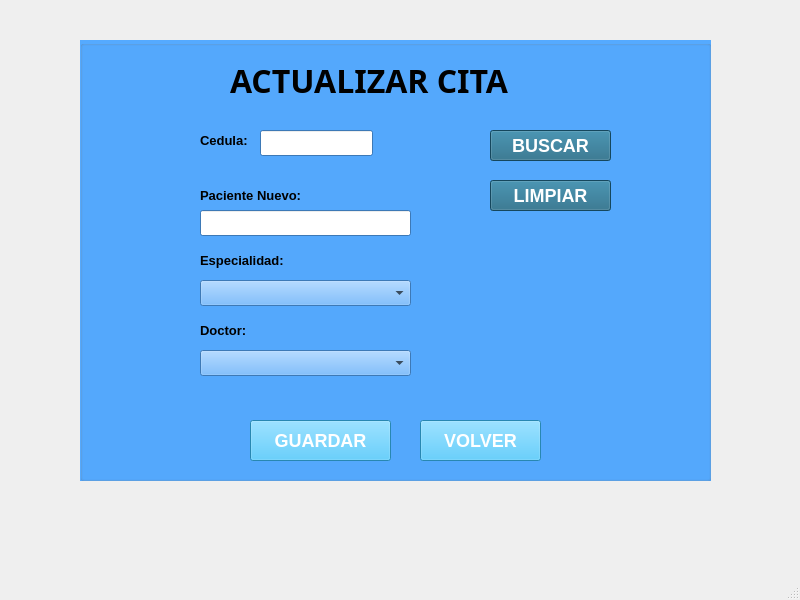
<?xml version="1.0" encoding="UTF-8"?>
<ui version="4.0">
 <class>Actualizar</class>
 <widget class="QMainWindow" name="Actualizar">
  <property name="geometry">
   <rect>
    <x>0</x>
    <y>0</y>
    <width>800</width>
    <height>600</height>
   </rect>
  </property>
  <property name="windowTitle">
   <string>MainWindow</string>
  </property>
  <widget class="QWidget" name="centralwidget">
   <widget class="QGroupBox" name="groupBox">
    <property name="geometry">
     <rect>
      <x>80</x>
      <y>40</y>
      <width>631</width>
      <height>441</height>
     </rect>
    </property>
    <property name="palette">
     <palette>
      <active>
       <colorrole role="WindowText">
        <brush brushstyle="SolidPattern">
         <color alpha="255">
          <red>0</red>
          <green>0</green>
          <blue>0</blue>
         </color>
        </brush>
       </colorrole>
       <colorrole role="Button">
        <brush brushstyle="SolidPattern">
         <color alpha="255">
          <red>85</red>
          <green>170</green>
          <blue>255</blue>
         </color>
        </brush>
       </colorrole>
       <colorrole role="Light">
        <brush brushstyle="SolidPattern">
         <color alpha="255">
          <red>212</red>
          <green>234</green>
          <blue>255</blue>
         </color>
        </brush>
       </colorrole>
       <colorrole role="Midlight">
        <brush brushstyle="SolidPattern">
         <color alpha="255">
          <red>148</red>
          <green>202</green>
          <blue>255</blue>
         </color>
        </brush>
       </colorrole>
       <colorrole role="Dark">
        <brush brushstyle="SolidPattern">
         <color alpha="255">
          <red>42</red>
          <green>85</green>
          <blue>127</blue>
         </color>
        </brush>
       </colorrole>
       <colorrole role="Mid">
        <brush brushstyle="SolidPattern">
         <color alpha="255">
          <red>57</red>
          <green>113</green>
          <blue>170</blue>
         </color>
        </brush>
       </colorrole>
       <colorrole role="Text">
        <brush brushstyle="SolidPattern">
         <color alpha="255">
          <red>0</red>
          <green>0</green>
          <blue>0</blue>
         </color>
        </brush>
       </colorrole>
       <colorrole role="BrightText">
        <brush brushstyle="SolidPattern">
         <color alpha="255">
          <red>255</red>
          <green>255</green>
          <blue>255</blue>
         </color>
        </brush>
       </colorrole>
       <colorrole role="ButtonText">
        <brush brushstyle="SolidPattern">
         <color alpha="255">
          <red>0</red>
          <green>0</green>
          <blue>0</blue>
         </color>
        </brush>
       </colorrole>
       <colorrole role="Base">
        <brush brushstyle="SolidPattern">
         <color alpha="255">
          <red>255</red>
          <green>255</green>
          <blue>255</blue>
         </color>
        </brush>
       </colorrole>
       <colorrole role="Window">
        <brush brushstyle="SolidPattern">
         <color alpha="255">
          <red>85</red>
          <green>170</green>
          <blue>255</blue>
         </color>
        </brush>
       </colorrole>
       <colorrole role="Shadow">
        <brush brushstyle="SolidPattern">
         <color alpha="255">
          <red>0</red>
          <green>0</green>
          <blue>0</blue>
         </color>
        </brush>
       </colorrole>
       <colorrole role="AlternateBase">
        <brush brushstyle="SolidPattern">
         <color alpha="255">
          <red>170</red>
          <green>212</green>
          <blue>255</blue>
         </color>
        </brush>
       </colorrole>
       <colorrole role="ToolTipBase">
        <brush brushstyle="SolidPattern">
         <color alpha="255">
          <red>255</red>
          <green>255</green>
          <blue>220</blue>
         </color>
        </brush>
       </colorrole>
       <colorrole role="ToolTipText">
        <brush brushstyle="SolidPattern">
         <color alpha="255">
          <red>0</red>
          <green>0</green>
          <blue>0</blue>
         </color>
        </brush>
       </colorrole>
       <colorrole role="PlaceholderText">
        <brush brushstyle="SolidPattern">
         <color alpha="127">
          <red>0</red>
          <green>0</green>
          <blue>0</blue>
         </color>
        </brush>
       </colorrole>
       <colorrole role="Accent">
        <brush brushstyle="SolidPattern">
         <color alpha="255">
          <red>255</red>
          <green>255</green>
          <blue>255</blue>
         </color>
        </brush>
       </colorrole>
      </active>
      <inactive>
       <colorrole role="WindowText">
        <brush brushstyle="SolidPattern">
         <color alpha="255">
          <red>0</red>
          <green>0</green>
          <blue>0</blue>
         </color>
        </brush>
       </colorrole>
       <colorrole role="Button">
        <brush brushstyle="SolidPattern">
         <color alpha="255">
          <red>85</red>
          <green>170</green>
          <blue>255</blue>
         </color>
        </brush>
       </colorrole>
       <colorrole role="Light">
        <brush brushstyle="SolidPattern">
         <color alpha="255">
          <red>212</red>
          <green>234</green>
          <blue>255</blue>
         </color>
        </brush>
       </colorrole>
       <colorrole role="Midlight">
        <brush brushstyle="SolidPattern">
         <color alpha="255">
          <red>148</red>
          <green>202</green>
          <blue>255</blue>
         </color>
        </brush>
       </colorrole>
       <colorrole role="Dark">
        <brush brushstyle="SolidPattern">
         <color alpha="255">
          <red>42</red>
          <green>85</green>
          <blue>127</blue>
         </color>
        </brush>
       </colorrole>
       <colorrole role="Mid">
        <brush brushstyle="SolidPattern">
         <color alpha="255">
          <red>57</red>
          <green>113</green>
          <blue>170</blue>
         </color>
        </brush>
       </colorrole>
       <colorrole role="Text">
        <brush brushstyle="SolidPattern">
         <color alpha="255">
          <red>0</red>
          <green>0</green>
          <blue>0</blue>
         </color>
        </brush>
       </colorrole>
       <colorrole role="BrightText">
        <brush brushstyle="SolidPattern">
         <color alpha="255">
          <red>255</red>
          <green>255</green>
          <blue>255</blue>
         </color>
        </brush>
       </colorrole>
       <colorrole role="ButtonText">
        <brush brushstyle="SolidPattern">
         <color alpha="255">
          <red>0</red>
          <green>0</green>
          <blue>0</blue>
         </color>
        </brush>
       </colorrole>
       <colorrole role="Base">
        <brush brushstyle="SolidPattern">
         <color alpha="255">
          <red>255</red>
          <green>255</green>
          <blue>255</blue>
         </color>
        </brush>
       </colorrole>
       <colorrole role="Window">
        <brush brushstyle="SolidPattern">
         <color alpha="255">
          <red>85</red>
          <green>170</green>
          <blue>255</blue>
         </color>
        </brush>
       </colorrole>
       <colorrole role="Shadow">
        <brush brushstyle="SolidPattern">
         <color alpha="255">
          <red>0</red>
          <green>0</green>
          <blue>0</blue>
         </color>
        </brush>
       </colorrole>
       <colorrole role="AlternateBase">
        <brush brushstyle="SolidPattern">
         <color alpha="255">
          <red>170</red>
          <green>212</green>
          <blue>255</blue>
         </color>
        </brush>
       </colorrole>
       <colorrole role="ToolTipBase">
        <brush brushstyle="SolidPattern">
         <color alpha="255">
          <red>255</red>
          <green>255</green>
          <blue>220</blue>
         </color>
        </brush>
       </colorrole>
       <colorrole role="ToolTipText">
        <brush brushstyle="SolidPattern">
         <color alpha="255">
          <red>0</red>
          <green>0</green>
          <blue>0</blue>
         </color>
        </brush>
       </colorrole>
       <colorrole role="PlaceholderText">
        <brush brushstyle="SolidPattern">
         <color alpha="127">
          <red>0</red>
          <green>0</green>
          <blue>0</blue>
         </color>
        </brush>
       </colorrole>
       <colorrole role="Accent">
        <brush brushstyle="SolidPattern">
         <color alpha="255">
          <red>255</red>
          <green>255</green>
          <blue>255</blue>
         </color>
        </brush>
       </colorrole>
      </inactive>
      <disabled>
       <colorrole role="WindowText">
        <brush brushstyle="SolidPattern">
         <color alpha="255">
          <red>42</red>
          <green>85</green>
          <blue>127</blue>
         </color>
        </brush>
       </colorrole>
       <colorrole role="Button">
        <brush brushstyle="SolidPattern">
         <color alpha="255">
          <red>85</red>
          <green>170</green>
          <blue>255</blue>
         </color>
        </brush>
       </colorrole>
       <colorrole role="Light">
        <brush brushstyle="SolidPattern">
         <color alpha="255">
          <red>212</red>
          <green>234</green>
          <blue>255</blue>
         </color>
        </brush>
       </colorrole>
       <colorrole role="Midlight">
        <brush brushstyle="SolidPattern">
         <color alpha="255">
          <red>148</red>
          <green>202</green>
          <blue>255</blue>
         </color>
        </brush>
       </colorrole>
       <colorrole role="Dark">
        <brush brushstyle="SolidPattern">
         <color alpha="255">
          <red>42</red>
          <green>85</green>
          <blue>127</blue>
         </color>
        </brush>
       </colorrole>
       <colorrole role="Mid">
        <brush brushstyle="SolidPattern">
         <color alpha="255">
          <red>57</red>
          <green>113</green>
          <blue>170</blue>
         </color>
        </brush>
       </colorrole>
       <colorrole role="Text">
        <brush brushstyle="SolidPattern">
         <color alpha="255">
          <red>42</red>
          <green>85</green>
          <blue>127</blue>
         </color>
        </brush>
       </colorrole>
       <colorrole role="BrightText">
        <brush brushstyle="SolidPattern">
         <color alpha="255">
          <red>255</red>
          <green>255</green>
          <blue>255</blue>
         </color>
        </brush>
       </colorrole>
       <colorrole role="ButtonText">
        <brush brushstyle="SolidPattern">
         <color alpha="255">
          <red>42</red>
          <green>85</green>
          <blue>127</blue>
         </color>
        </brush>
       </colorrole>
       <colorrole role="Base">
        <brush brushstyle="SolidPattern">
         <color alpha="255">
          <red>85</red>
          <green>170</green>
          <blue>255</blue>
         </color>
        </brush>
       </colorrole>
       <colorrole role="Window">
        <brush brushstyle="SolidPattern">
         <color alpha="255">
          <red>85</red>
          <green>170</green>
          <blue>255</blue>
         </color>
        </brush>
       </colorrole>
       <colorrole role="Shadow">
        <brush brushstyle="SolidPattern">
         <color alpha="255">
          <red>0</red>
          <green>0</green>
          <blue>0</blue>
         </color>
        </brush>
       </colorrole>
       <colorrole role="AlternateBase">
        <brush brushstyle="SolidPattern">
         <color alpha="255">
          <red>85</red>
          <green>170</green>
          <blue>255</blue>
         </color>
        </brush>
       </colorrole>
       <colorrole role="ToolTipBase">
        <brush brushstyle="SolidPattern">
         <color alpha="255">
          <red>255</red>
          <green>255</green>
          <blue>220</blue>
         </color>
        </brush>
       </colorrole>
       <colorrole role="ToolTipText">
        <brush brushstyle="SolidPattern">
         <color alpha="255">
          <red>0</red>
          <green>0</green>
          <blue>0</blue>
         </color>
        </brush>
       </colorrole>
       <colorrole role="PlaceholderText">
        <brush brushstyle="SolidPattern">
         <color alpha="127">
          <red>42</red>
          <green>85</green>
          <blue>127</blue>
         </color>
        </brush>
       </colorrole>
       <colorrole role="Accent">
        <brush brushstyle="SolidPattern">
         <color alpha="255">
          <red>161</red>
          <green>208</green>
          <blue>255</blue>
         </color>
        </brush>
       </colorrole>
      </disabled>
     </palette>
    </property>
    <property name="font">
     <font>
      <family>Arial</family>
      <pointsize>10</pointsize>
      <bold>true</bold>
     </font>
    </property>
    <property name="autoFillBackground">
     <bool>true</bool>
    </property>
    <property name="title">
     <string/>
    </property>
    <widget class="QLabel" name="label">
     <property name="geometry">
      <rect>
       <x>120</x>
       <y>90</y>
       <width>63</width>
       <height>20</height>
      </rect>
     </property>
     <property name="font">
      <font>
       <family>Arial</family>
       <pointsize>10</pointsize>
       <bold>true</bold>
      </font>
     </property>
     <property name="text">
      <string>Cedula:</string>
     </property>
    </widget>
    <widget class="QLineEdit" name="txtCedula">
     <property name="geometry">
      <rect>
       <x>180</x>
       <y>90</y>
       <width>113</width>
       <height>26</height>
      </rect>
     </property>
     <property name="font">
      <font>
       <family>Arial</family>
       <pointsize>10</pointsize>
       <bold>true</bold>
      </font>
     </property>
    </widget>
    <widget class="QPushButton" name="btnBuscar">
     <property name="geometry">
      <rect>
       <x>410</x>
       <y>90</y>
       <width>121</width>
       <height>31</height>
      </rect>
     </property>
     <property name="styleSheet">
      <string notr="true">QPushButton{
	background-color: #1D6482;
	color: white;
	font-size: 18px;
	font-weight: bold;
	border-radius: 12ps;
	padding: 8px 20px;
} 
QPushButton:hover{
	background-color: #1E5B82
}
QPushBotton:pressed{
	background-color: #195082
}</string>
     </property>
     <property name="text">
      <string>BUSCAR</string>
     </property>
    </widget>
    <widget class="QLabel" name="label_2">
     <property name="geometry">
      <rect>
       <x>150</x>
       <y>20</y>
       <width>331</width>
       <height>41</height>
      </rect>
     </property>
     <property name="font">
      <font>
       <family>Segoe UI Black</family>
       <pointsize>24</pointsize>
       <italic>false</italic>
       <bold>true</bold>
      </font>
     </property>
     <property name="text">
      <string>ACTUALIZAR CITA</string>
     </property>
    </widget>
    <widget class="QLabel" name="label_3">
     <property name="geometry">
      <rect>
       <x>120</x>
       <y>140</y>
       <width>151</width>
       <height>31</height>
      </rect>
     </property>
     <property name="font">
      <font>
       <family>Arial</family>
       <pointsize>10</pointsize>
       <bold>true</bold>
      </font>
     </property>
     <property name="text">
      <string>Paciente Nuevo:</string>
     </property>
    </widget>
    <widget class="QLineEdit" name="txtNombre">
     <property name="geometry">
      <rect>
       <x>120</x>
       <y>170</y>
       <width>211</width>
       <height>26</height>
      </rect>
     </property>
     <property name="font">
      <font>
       <family>Arial</family>
       <pointsize>10</pointsize>
       <bold>true</bold>
      </font>
     </property>
    </widget>
    <widget class="QLabel" name="label_4">
     <property name="geometry">
      <rect>
       <x>120</x>
       <y>210</y>
       <width>91</width>
       <height>20</height>
      </rect>
     </property>
     <property name="font">
      <font>
       <family>Arial</family>
       <pointsize>10</pointsize>
       <bold>true</bold>
      </font>
     </property>
     <property name="text">
      <string>Especialidad:</string>
     </property>
    </widget>
    <widget class="QLabel" name="label_5">
     <property name="geometry">
      <rect>
       <x>120</x>
       <y>280</y>
       <width>63</width>
       <height>20</height>
      </rect>
     </property>
     <property name="font">
      <font>
       <family>Arial</family>
       <pointsize>10</pointsize>
       <bold>true</bold>
      </font>
     </property>
     <property name="text">
      <string>Doctor:</string>
     </property>
    </widget>
    <widget class="QPushButton" name="btnVolver">
     <property name="geometry">
      <rect>
       <x>340</x>
       <y>380</y>
       <width>121</width>
       <height>41</height>
      </rect>
     </property>
     <property name="styleSheet">
      <string notr="true">QPushButton{
	background-color: #38BDF8;
	color: white;
	font-size: 18px;
	font-weight: bold;
	border-radius: 12ps;
	padding: 8px 20px;
} 
QPushButton:hover{
	background-color: #7DD3FC
}
QPushBotton:pressed{
	background-color: #0284C7
}</string>
     </property>
     <property name="text">
      <string>VOLVER</string>
     </property>
    </widget>
    <widget class="QPushButton" name="btnGuardar">
     <property name="geometry">
      <rect>
       <x>170</x>
       <y>380</y>
       <width>141</width>
       <height>41</height>
      </rect>
     </property>
     <property name="styleSheet">
      <string notr="true">QPushButton{
	background-color: #38BDF8;
	color: white;
	font-size: 18px;
	font-weight: bold;
	border-radius: 12ps;
	padding: 8px 20px;
} 
QPushButton:hover{
	background-color: #7DD3FC
}
QPushBotton:pressed{
	background-color: #0284C7
}
</string>
     </property>
     <property name="text">
      <string>GUARDAR</string>
     </property>
    </widget>
    <widget class="QComboBox" name="cmbEspecialidad">
     <property name="geometry">
      <rect>
       <x>120</x>
       <y>240</y>
       <width>211</width>
       <height>26</height>
      </rect>
     </property>
     <property name="font">
      <font>
       <family>Arial</family>
       <pointsize>10</pointsize>
       <bold>true</bold>
      </font>
     </property>
    </widget>
    <widget class="QComboBox" name="cmbDoctor">
     <property name="geometry">
      <rect>
       <x>120</x>
       <y>310</y>
       <width>211</width>
       <height>26</height>
      </rect>
     </property>
     <property name="font">
      <font>
       <family>Arial</family>
       <pointsize>10</pointsize>
       <bold>true</bold>
      </font>
     </property>
    </widget>
    <widget class="QPushButton" name="btnLimpiar">
     <property name="geometry">
      <rect>
       <x>410</x>
       <y>140</y>
       <width>121</width>
       <height>31</height>
      </rect>
     </property>
     <property name="styleSheet">
      <string notr="true">QPushButton{
	background-color: #1D6482;
	color: white;
	font-size: 18px;
	font-weight: bold;
	border-radius: 12ps;
	padding: 8px 20px;
} 
QPushButton:hover{
	background-color: #1E5B82
}
QPushBotton:pressed{
	background-color: #195082
}
</string>
     </property>
     <property name="text">
      <string>LIMPIAR</string>
     </property>
    </widget>
   </widget>
  </widget>
  <widget class="QMenuBar" name="menubar">
   <property name="geometry">
    <rect>
     <x>0</x>
     <y>0</y>
     <width>800</width>
     <height>26</height>
    </rect>
   </property>
  </widget>
  <widget class="QStatusBar" name="statusbar"/>
 </widget>
 <resources/>
 <connections/>
</ui>
